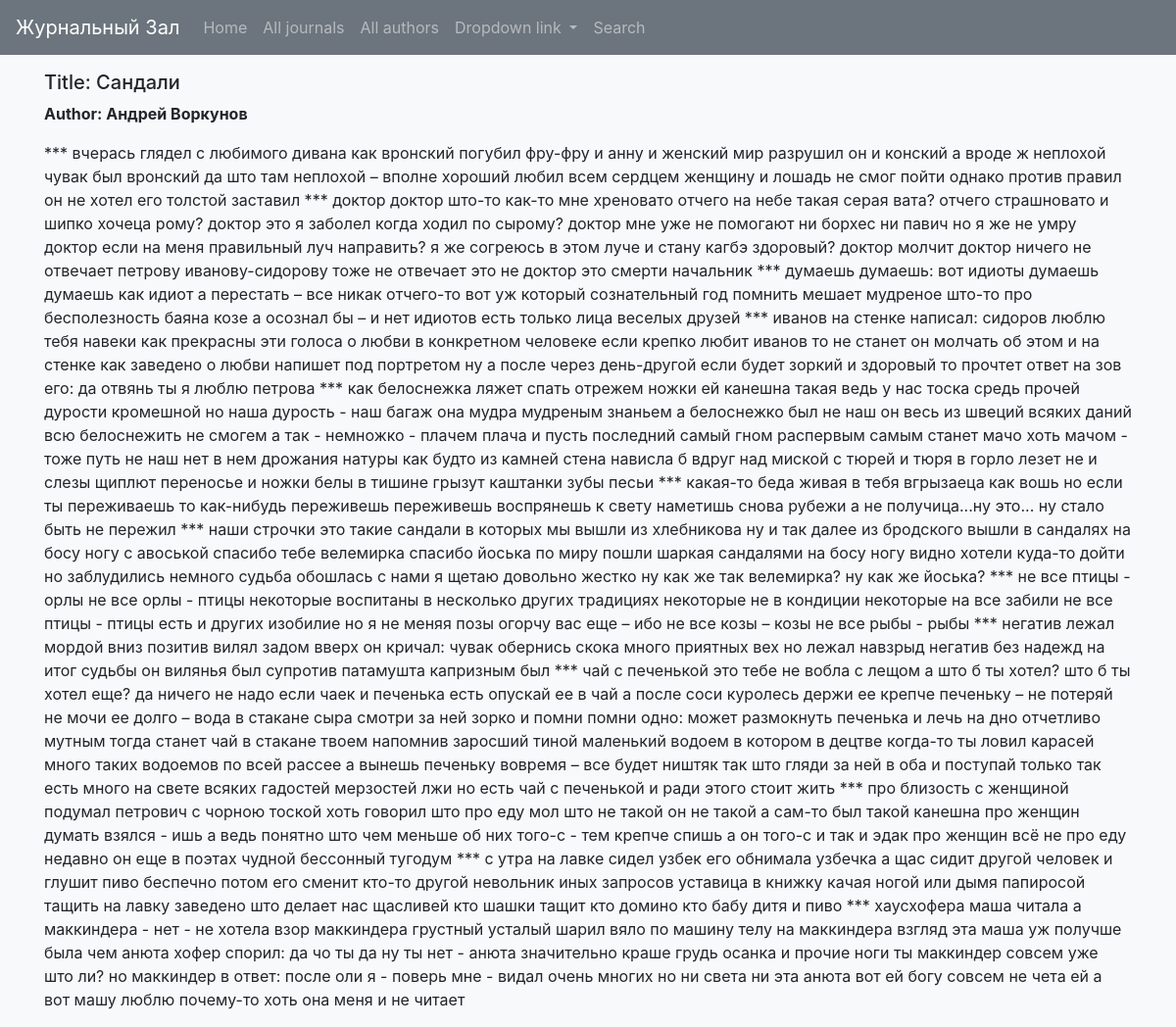
Page /catalog/publication/1 on the committed database.
### catalog/models.py (models this page shows, shortened)
class Publication(models.Model):
    title = models.TextField(help_text='Text of the publication', blank=True,)
    author = models.ForeignKey(Author, on_delete=models.SET_NULL, max_length=200, null=True,)
    journal = models.ForeignKey(Journal, on_delete=models.SET_NULL, max_length=200, null=True,)
    text = models.TextField(help_text='Text of the publication', blank=True,)
    year = models.IntegerField(null=True, blank=True, default=None,)
    issue = models.ForeignKey(Edition, on_delete=models.SET_NULL, max_length=200, null=True,)
    url = models.TextField(help_text='Text of the publication', blank=True,)

class Author(models.Model):
    first_name = models.CharField(max_length=100)
    last_name = models.CharField(max_length=100)
    full_name = str(first_name) + " " + str(last_name)
    class Meta:
        ordering = ['first_name', 'last_name']
    def __str__(self):
        return f'{self.first_name} {self.last_name}'

### catalog/views.py (the view)
# urls.py: path('publication/<int:pk>', views.PublicationDetailView.as_view(), name='publication-detail'),
class PublicationDetailView(generic.DetailView):
    model = Publication

### catalog/templates/catalog/publication_detail.html
{% extends "catalog/base_generic.html" %}
{% block content %}
  <h5>Title: {{ publication.title }}</h5>
  <p><strong>Author: {{ publication.author }}</strong> <a href=""></a></p>
  <p> {{ publication.text }}</p>
{% endblock %}

### catalog/static/catalog/main.css (style rules this page uses)
h1, h2, h3, h4, h5, h6 { color: #444444; }

### rows in the picture
Publication: title "Сандали", author "Андрей Воркунов", text "*** вчерась глядел с любимого дивана как вронский погубил фру-фру и анну и женский мир разрушил он и конский а вроде ж неплохой чувак был вронский да што там неплохой – вполне хороший любил всем сердцем женщину и лошадь не смог пойти однако против правил он не хотел его толстой заставил *** доктор доктор што-то как-то мне хреновато отчего на небе такая серая вата? отчего страшновато и шипко хочеца рому? доктор это я заболел когда ходил по сырому? доктор мне уже не помогают ни борхес ни павич но я же не умру доктор если на меня правильный луч направить? я же согреюсь в этом луче и стану кагбэ здоровый? доктор молчит доктор ничего не отвечает петрову иванову-сидорову тоже не отвечает это не…"
